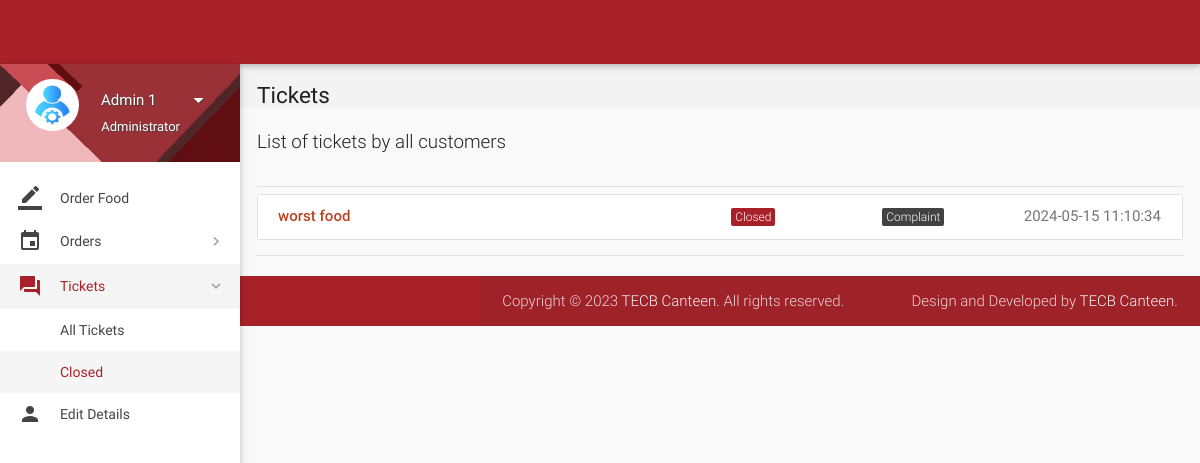
Page /account/all-tickets.php?status=Closed (signed in) on the committed database.
### tables this page shows
CREATE TABLE `tickets` (
  `id` int(11) NOT NULL,
  `poster_id` int(11) NOT NULL,
  `subject` varchar(100) NOT NULL,
  `description` varchar(3000) NOT NULL,
  `status` varchar(8) NOT NULL DEFAULT 'Open',
  `type` varchar(30) NOT NULL DEFAULT 'Others',
  `date` datetime NOT NULL DEFAULT current_timestamp(),
  `deleted` tinyint(4) NOT NULL DEFAULT 0
);

### account/includes/connect.php (called while the page is built, shortened)
<?php
$name = $_SESSION['name'];
$role = $_SESSION['role'];
?>

### account/all-tickets.php (the view, shortened to what this page needs)
<?php
include 'includes/connect.php';
	if($_SESSION['admin_sid']==session_id())
	{
		?>
<!DOCTYPE html>
<html lang="en">
<head>
  <link href="css/materialize.min.css" type="text/css" rel="stylesheet" media="screen,projection">
  <link href="css/style.min.css" type="text/css" rel="stylesheet" media="screen,projection">
  <link href="css/custom/custom.min.css" type="text/css" rel="stylesheet" media="screen,projection">
  <link href="js/plugins/perfect-scrollbar/perfect-scrollbar.css" type="text/css" rel="stylesheet" media="screen,projection">
  <link href="js/plugins/data-tables/css/jquery.dataTables.min.css" type="text/css" rel="stylesheet" media="screen,projection">
</head>
<body>
  <header id="header" class="page-topbar">
        <div class="navbar-fixed">
            <nav class="navbar-color">
                <div class="nav-wrapper">
                    <ul class="left">
                      <li><h1 class="logo-wrapper"><a href="index.php" class="brand-logo darken-1"><img src="images/materialize-logo.png" alt="logo"></a> <span class="logo-text">Logo</span></h1></li>
                    </ul>
                </div>
            </nav>
        </div>
  </header>
  <div id="main">
    <div class="wrapper">
      <aside id="left-sidebar-nav">
        <ul id="slide-out" class="side-nav fixed leftside-navigation">
            <li class="user-details cyan darken-2">
            <div class="row">
                <div class="col col s4 m4 l4">
                    <img src="images/avatar.jpg" alt="" class="circle responsive-img valign profile-image">
                </div>
                <div class="col col s8 m8 l8">
                    <a class="btn-flat dropdown-button waves-effect waves-light white-text profile-btn" href="#" data-activates="profile-dropdown"><?php echo $name;?> <i class="mdi-navigation-arrow-drop-down right"></i></a>
                    <p class="user-roal"><?php echo $role;?></p>
                </div>
            </div>
            </li>
            <li class="bold"><a href="index.php" class="waves-effect waves-cyan"><i class="mdi-editor-border-color"></i> Order Food</a>
            </li>
                <li class="no-padding">
                    <ul class="collapsible collapsible-accordion">
                        <li class="bold"><a class="collapsible-header waves-effect waves-cyan"><i class="mdi-editor-insert-invitation"></i> Orders</a>
                        </li>
                    </ul>
                </li>
                <li class="no-padding">
                    <ul class="collapsible collapsible-accordion">
                        <li class="bold"><a class="collapsible-header waves-effect waves-cyan active"><i class="mdi-action-question-answer"></i> Tickets</a>
                            <div class="collapsible-body">
                                <ul>
								<li class="<?php
								if(!isset($_GET['status'])){
										echo 'active';
									}?>
									"><a href="all-tickets.php">All Tickets</a>
                                </li>
								<?php
									$sql = mysqli_query($con, "SELECT DISTINCT status FROM tickets;");
									while($row = mysqli_fetch_array($sql)){
									if(isset($_GET['status'])){
										$status = $row['status'];
									}
                                    echo '<li class='.(isset($_GET['status'])?($status == $_GET['status'] ? 'active' : ''): '').'><a href="all-tickets.php?status='.$row['status'].'">'.$row['status'].'</a>
                                    </li>';
									}
									?>
                                </ul>
                            </div>
                        </li>
                    </ul>
                </li>
            <li class="bold"><a href="details.php" class="waves-effect waves-cyan"><i class="mdi-social-person"></i> Edit Details</a>
            </li>
        </ul>
        </aside>
      <section id="content">
        <div id="breadcrumbs-wrapper">
          <div class="container">
            <div class="row">
              <div class="col s12 m12 l12">
                <h5 class="breadcrumbs-title">Tickets</h5>
              </div>
            </div>
          </div>
        </div>
        <div class="container">
          <p class="caption">List of tickets by all customers</p>
          <div class="divider"></div>
									<div id="work-collections">
									<ul id="projects-collection" class="collection">
								<?php
									if(isset($_GET['status'])){
										$status = $_GET['status'];
									}
									else{
										$status = '%';
									}
									$sql = mysqli_query($con, "SELECT * FROM tickets WHERE status LIKE '$status';");
									while($row = mysqli_fetch_array($sql)){
									echo'<a href="view-ticket-admin.php?id='.$row['id'].'"class="collection-item">
                                        <div class="row">
                                            <div class="col s6">
                                                <p class="collections-title">'.$row['subject'].'</p>
                                            </div>
                                            <div class="col s2">
                                            <span class="task-cat cyan">'.$row['status'].'</span></div>
                                            <div class="col s2">
                                            <span class="task-cat grey darken-3">'.$row['type'].'</span></div>
                                            <div class="col s2">
                                            <span class="badge">'.$row['date'].'</span></div>
                                        </div>
                                    </a>';
									}
									?>
									</ul>
									</div>
            <div class="divider"></div>
          </div>
    </div>
  <footer class="page-footer">
    <div class="footer-copyright">
      <div class="container">
      <span>Copyright © 2023 <a class="grey-text text-lighten-4" href="#" target="_blank">TECB Canteen.</a> All rights reserved.</span>
        <span class="right"> Design and Developed by <a class="grey-text text-lighten-4" href="#">TECB Canteen.</a></span>
        </div>
    </div>
  </footer>
</body>
</html>
<?php
	}
?>

### rows in the picture
tickets: subject "worst food", status "Closed", type "Complaint", date "2024-05-15 11:10:34"

### other values in the picture
$name "Admin 1"
$role "Administrator"
$row['status'] "Closed"
